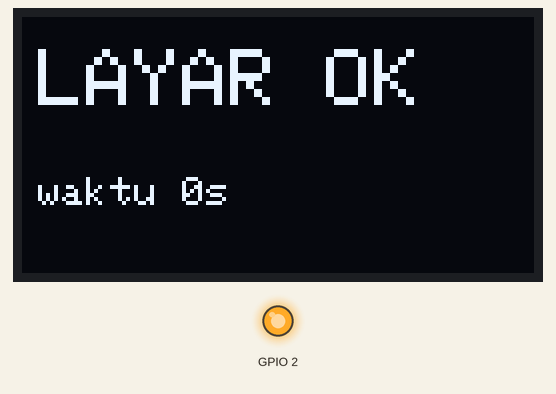
This sketch was run on a simulated ESP32. On the bench: 128×64 one-colour display, output pins drawn as LEDs (lit = HIGH). What the sketch prints to the serial monitor is not drawn.

Above: at 0.1 s.
At 11.3 s:
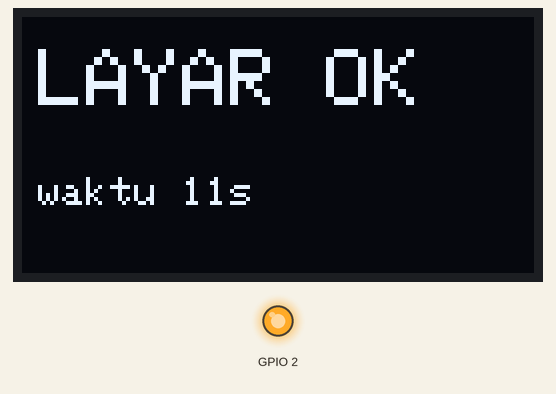
At 18.3 s:
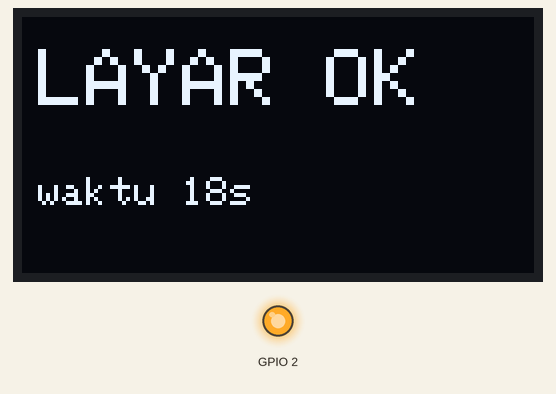
At 37.5 s:
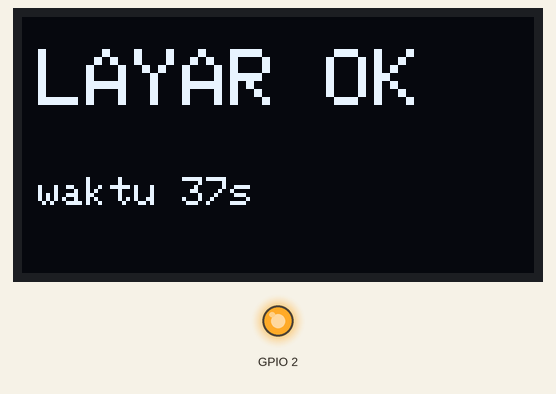
Timing chart, 0 to 39.0 s (numbered marks = the images above):
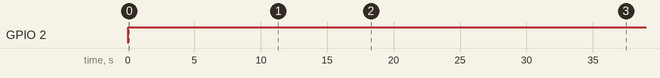

Measured:
- by itself, GPIO 2: LOW → HIGH at 0.01 s
- what the display in image 0 shows lasts 1.0 s, from 0.1 s to 1.1 s

The sketch:

indikator.ino
```cpp
#include <Wire.h>
#include <Adafruit_GFX.h>
#include <Adafruit_SSD1306.h>
// Indikator rakit: LED papan (GPIO2) menyala saat layar OLED menjawab; layar langsung diisi tulisan.
// Serial tiap detik: status SDA/SCL (ditarik pull-up layar atau tidak) dan apakah layar menjawab.
Adafruit_SSD1306 layar(128, 64, &Wire, -1);
bool siap = false;
const char* cek(int pin) {
  pinMode(pin, INPUT_PULLUP); delay(2); int up = digitalRead(pin);
  pinMode(pin, INPUT_PULLDOWN); delay(2); int down = digitalRead(pin);
  pinMode(pin, INPUT);
  if (up && down) return "ditarik-3V3(ok)";
  if (!up && !down) return "ke-GND";
  return "lepas";
}
void setup() { Serial.begin(115200); pinMode(2, OUTPUT); }
void loop() {
  Wire.end();
  const char* sda = cek(13);
  const char* scl = cek(14);
  Wire.begin(13, 14);
  Wire.beginTransmission(0x3C);
  bool ok = Wire.endTransmission() == 0;
  digitalWrite(2, ok);
  if (ok && !siap) siap = layar.begin(SSD1306_SWITCHCAPVCC, 0x3C);
  if (!ok) siap = false;
  if (siap) {
    layar.clearDisplay(); layar.setTextColor(SSD1306_WHITE);
    layar.setTextSize(2); layar.setCursor(4, 8); layar.print("LAYAR OK");
    layar.setTextSize(1); layar.setCursor(4, 40); layar.printf("waktu %lus", millis() / 1000);
    layar.display();
  }
  Serial.printf("IND: SDA=%s SCL=%s layar=%s\n", sda, scl, ok ? "MENJAWAB" : "tidak");
  delay(500);
}
```
